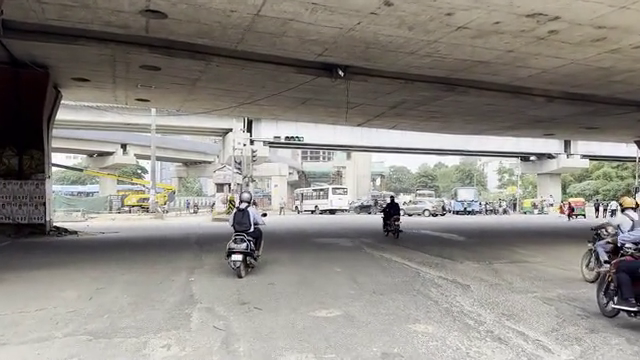
#> input picture frame 99 of temp/output.mp4, 640 x 360 px, given in place of number_plate_video.mp4, which was not available
$ python plate_video.py
#> lines starting #> are read from the running program, lines starting #| are printed output that depends on the picture; after the words box and inside, x2 and y2 are one past the last pixel; in counts of white or black regions, pixels touching at a corner belong together

# video.py
import cv2
import os
from moviepy.video.io.ImageSequenceClip import ImageSequenceClip

class Plate_Video:
    def __init__(self, video_path, cascade_file):
        self.video_path = video_path
        self.cascade_file = cascade_file

    def detect_plate(self):
        plate_cascade = cv2.CascadeClassifier(self.cascade_file)
        if plate_cascade.empty():
            print("Error: Failed to load cascade classifier.")
            return None

        cam = cv2.VideoCapture(self.video_path)
        if not cam.isOpened():
            print("Error: Could not open video.")
            return None

        fps = cam.get(cv2.CAP_PROP_FPS)
        if fps == 0 or fps is None:
            fps = 30 # Default to 30 FPS if not available

        frames = []
        while True:
            ret, frame = cam.read()
#> frame is the input picture: shape (360, 640, 3); mean B, G, R 130.3, 135.9, 139.8
            if not ret:
                break

            gray_frame = cv2.cvtColor(frame, cv2.COLOR_BGR2GRAY)
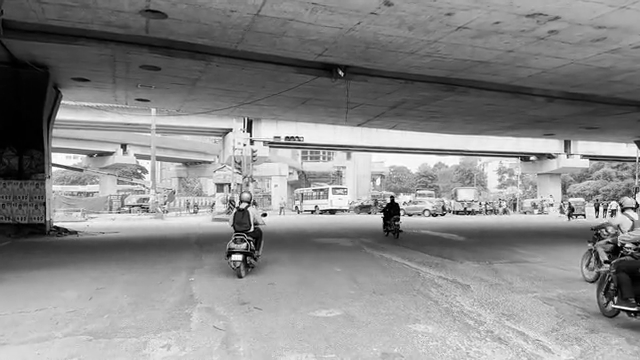
#> gray_frame: shape (360, 640); min 0, max 255, mean 136.4
            plates = plate_cascade.detectMultiScale(gray_frame, 1.1, 5)
#> plates = ()

            for (x, y, w, h) in plates:
                cv2.rectangle(frame, (x, y), (x + w, y + h), (0, 255, 255), 3)
                cv2.putText(frame, "Number Plate", (x, y - 10),
                            cv2.FONT_HERSHEY_SIMPLEX, 0.9, (0, 255, 255), 2)
#> this loop made 0 passes

            frame = cv2.resize(frame, (640, 360))
            frames.append(frame)

        cam.release()

        output_path = os.path.join("temp", "output.mp4")
        self.save_video(frames, output_path, fps)

        return frames, output_path

    def save_video(self, frames, output_file, fps):
        if not frames:
            return None

        # Convert frames from BGR (OpenCV) to RGB (MoviePy)
        rgb_frames = [cv2.cvtColor(f, cv2.COLOR_BGR2RGB) for f in frames]

        clip = ImageSequenceClip(rgb_frames, fps=fps)
        clip.write_videofile(output_file, codec='libx264', audio=False)

        return output_file


if __name__ == "__main__":
    video_path = "number_plate_video.mp4"  # Change this to your input video path
    cascade_file = "haarcascade_russian_plate_number.xml"

    detector = Plate_Video(video_path, cascade_file)
    frames,result_video_path = detector.detect_plate()

    if result_video_path:
        print("Video saved at:", result_video_path)

        # Optional: play result video
        cap = cv2.VideoCapture(result_video_path)
        while cap.isOpened():
            ret, frame = cap.read()
            if not ret:
                break
            cv2.imshow("Detected Plate Video", frame)
            if cv2.waitKey(10) & 0xFF == ord('q'):
                break
        cap.release()
        cv2.destroyAllWindows()
    else:
        print("Detection failed.")

$ run again, starting later in the video
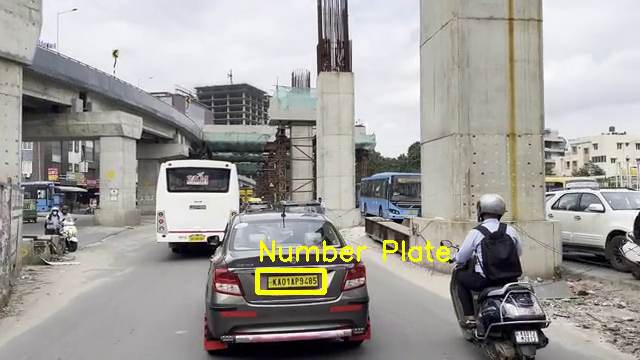
#> input picture frame 796 of temp/output.mp4, 640 x 360 px, given in place of number_plate_video.mp4, which was not available
#> in detect_plate, frame is the input picture: shape (360, 640, 3); mean B, G, R 153.4, 157.1, 159.4
#> in detect_plate, `gray_frame = cv2.cvtColor(frame, cv2.COLOR_BGR2GRAY)`:
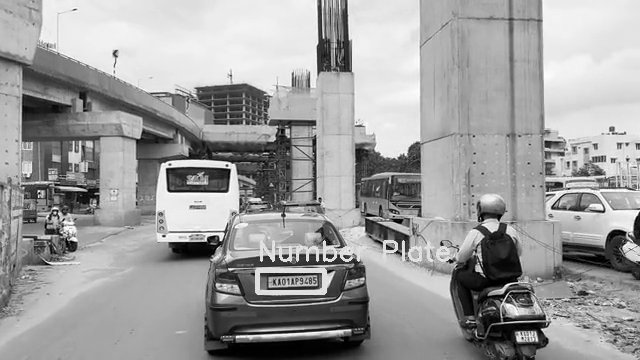
#> gray_frame: shape (360, 640); min 0, max 255, mean 157.4
#> plates = [[253, 269, 70, 23]]
#> the loop in detect_plate, `for (x, y, w, h) in plates:` made 1 pass
#> after the loop in detect_plate, `for (x, y, w, h) in plates:`:
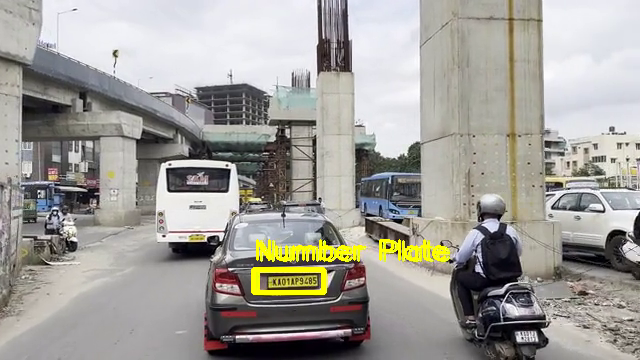
#> frame: shape (360, 640, 3); 0.98% of pixels changed, all inside (x1, y1, x2, y2) = (251, 239, 446, 295)
